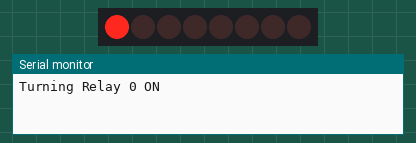
This sketch was run on a simulated Arduino Uno, built with avr-gcc and run on an emulated ATmega328P. Shown: 8 port-expander outputs drawn as a row of LEDs (first output left, lit = HIGH), the last lines printed to the serial monitor. Wiring (inferred from the names in the program): MCP23008 port expander at I2C address 0x20. Wiring (inferred from the signals the program sends): row of LEDs: on Q0, Q1, Q2, Q3, Q4, Q5, Q6, Q7.

Above: at 0.7 s.
At 2.2 s:
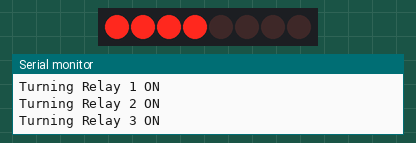
At 3.2 s:
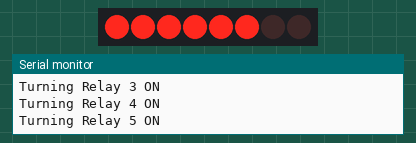
At 4.2 s:
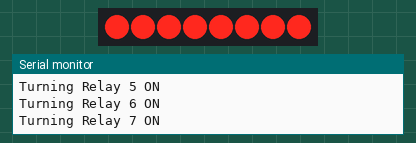
At 6.2 s:
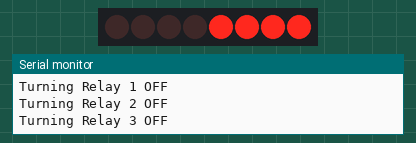
At 8.2 s:
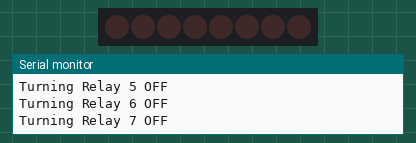
Timing chart, 0 to 10.9 s (numbered marks = the images above):
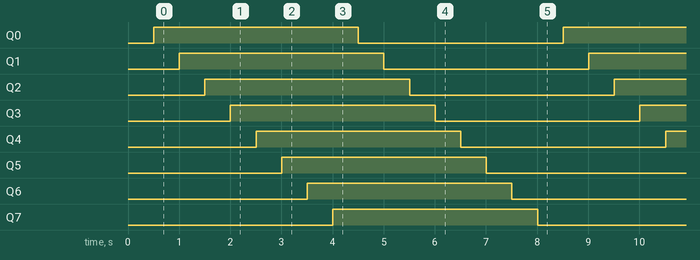

The sketch:

Sample2.ino
```cpp
// (licence header left out)
#include <Wire.h>

// MCP23008_I2CR8G5LE I2C address is 0x20(32)
#define Addr 0x20

int data;
void setup()
{
  // Initialise I2C communication as MASTER
  Wire.begin();
  // Initialise serial communication, set baud rate = 9600
  Serial.begin(9600);

  // Start I2C Transmission
  Wire.beginTransmission(Addr);
  // Select IODIR register
  Wire.write(0x00);
  // All pins are configured as output
  Wire.write(0x00);
  // Stop I2C transmission
  Wire.endTransmission();
  delay(500);
}

void loop()
{
  // Turning all relays ON, one by one
  data = 0x01;
  for (int i = 0; i < 8; i++)
  {
    // Start I2C Transmission
    Wire.beginTransmission(Addr);
    // Select GPIO register
    Wire.write(0x09);
    // All pins are set to logic HIGH
    Wire.write(data);
    // Stop I2C transmission
    Wire.endTransmission();

    // Output data to serial monitor
    Serial.print("Turning Relay ");
    Serial.print(i);
    Serial.println(" ON");
    data = data << 1;
    data = data + 1;
    delay(500);
  }

  // Turning all relays OFF, one by one
  data = 0xFE;
  for (int i = 0; i < 8; i++)
  {
    // Start I2C Transmission
    Wire.beginTransmission(Addr);
    // Select GPIO register
    Wire.write(0x09);
    // All pins are set to logic LOW
    Wire.write(data);
    // Stop I2C transmission
    Wire.endTransmission();

    // Output data to serial monitor
    Serial.print("Turning Relay ");
    Serial.print(i);
    Serial.println(" OFF");
    data = data << 1;
    delay(500);
  }
}
```

Measured:
- by itself, Q0–7: alternates HIGH for 4.0 s and LOW for 4.0 s
- by itself, everything shown: repeats every 8.0 s, in 16 steps
